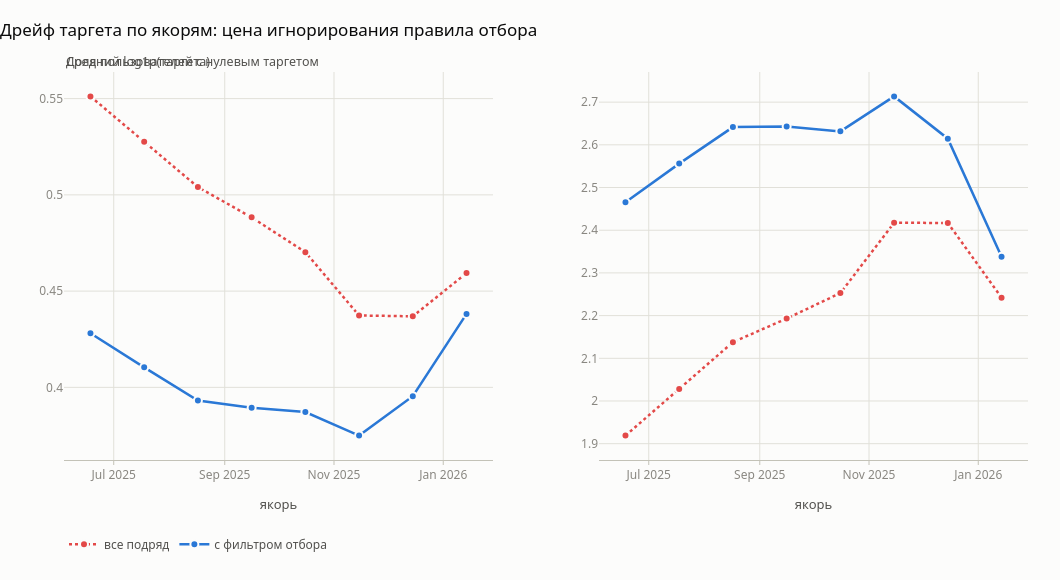

This figure's notebook cell:
### Markdown cell above
## 3.4 Почему это важно и что даёт

На **боевом** якоре фильтр проходят все 250 000 — по построению выборки.
На якоре полугодовой давности — около 72 %.

Значит, если обучаться на всех подряд пользователях исторического якоря, в обучающей
выборке окажется популяция, которой в тесте **физически нет**: люди, давно не заходившие,
у которых таргет почти гарантированно нулевой. Классификатор «купит ли» увидит завышенную
долю нулей, выучит заниженную вероятность покупки и на боевом окне будет систематически
осторожничать. А поскольку RMSLE — метрика калибровки (раздел 1), это прямой проигрыш.

Посмотрим на масштаб: сравним характеристики таргета на каждом якоре для всех
пользователей и для тех, кто прошёл бы отбор.

### Code cell
anchors = list(range(ANCHOR_VAL, 160, -30))[::-1]   # шаг 30 дней назад от валидационного

def drift_row(a, ids=None):
    t = make_target(a)
    if ids is not None:
        t = t.join(pl.DataFrame({"user_id": ids}), on="user_id", how="semi")
    ya = t["y"].to_numpy(); lya = np.log1p(ya)
    return dict(anchor=DAY0 + timedelta(days=a), n=len(ya),
                zero_rate=float((ya == 0).mean()), mean_log1p=float(lya.mean()))

drift = pl.DataFrame([drift_row(a) for a in anchors]).sort("anchor")
drift_sel = pl.DataFrame([drift_row(a, selected_users(a)) for a in anchors]).sort("anchor")

fig = make_subplots(rows=1, cols=2, horizontal_spacing=0.11,
                    subplot_titles=["Доля пользователей с нулевым таргетом",
                                    "Средний log1p(таргета)"])
for cc, col in enumerate(["zero_rate", "mean_log1p"], start=1):
    for dd, nm, slot, dash in [(drift, "все подряд", 7, "dot"),
                               (drift_sel, "с фильтром отбора", 0, None)]:
        fig.add_trace(go.Scatter(x=dd["anchor"].to_list(), y=dd[col].to_numpy(),
                                 mode="lines+markers", name=nm, legendgroup=nm,
                                 showlegend=(cc == 1),
                                 line=dict(color=SERIES[slot], width=2.5, dash=dash),
                                 marker=dict(size=8, line=dict(color=SURFACE, width=2))),
                      row=1, col=cc)
    fig.update_xaxes(title="якорь", row=1, col=cc)
sub_titles(fig)
for a in fig.layout.annotations:
    a.x, a.xanchor = 0, "left"
fig.update_layout(hovermode="x")
show(fig, "Дрейф таргета по якорям: цена игнорирования правила отбора",
     w=1060, h=580)
print(drift_sel)

### Figure 1 — Plotly figure (JSON) as saved in the notebook; plotly's stock layout.template omitted (floating-point values rounded to 4 significant figures)
{"data": [{"legendgroup": "все подряд", "line": {"color": "#e34948", "dash": "dot", "width": 2.5}, "marker": {"line": {"color": "#fcfcfb", "width": 2}, "size": 8}, "mode": "lines+markers", "name": "все подряд", "showlegend": true, "type": "scatter", "x": ["2025-06-18", "2025-07-18", "2025-08-17", "2025-09-16", "2025-10-16", "2025-11-15", "2025-12-15", "2026-01-14"], "xaxis": "x", "y": [0.5512, 0.5276, 0.504, 0.4883, 0.4702, 0.4373, 0.4369, 0.4593], "yaxis": "y"}, {"legendgroup": "с фильтром отбора", "line": {"color": "#2a78d6", "width": 2.5}, "marker": {"line": {"color": "#fcfcfb", "width": 2}, "size": 8}, "mode": "lines+markers", "name": "с фильтром отбора", "showlegend": true, "type": "scatter", "x": ["2025-06-18", "2025-07-18", "2025-08-17", "2025-09-16", "2025-10-16", "2025-11-15", "2025-12-15", "2026-01-14"], "xaxis": "x", "y": [0.4281, 0.4104, 0.3932, 0.3894, 0.3871, 0.3749, 0.3954, 0.4381], "yaxis": "y"}, {"legendgroup": "все подряд", "line": {"color": "#e34948", "dash": "dot", "width": 2.5}, "marker": {"line": {"color": "#fcfcfb", "width": 2}, "size": 8}, "mode": "lines+markers", "name": "все подряд", "showlegend": false, "type": "scatter", "x": ["2025-06-18", "2025-07-18", "2025-08-17", "2025-09-16", "2025-10-16", "2025-11-15", "2025-12-15", "2026-01-14"], "xaxis": "x2", "y": [1.919, 2.028, 2.138, 2.193, 2.253, 2.417, 2.417, 2.242], "yaxis": "y2"}, {"legendgroup": "с фильтром отбора", "line": {"color": "#2a78d6", "width": 2.5}, "marker": {"line": {"color": "#fcfcfb", "width": 2}, "size": 8}, "mode": "lines+markers", "name": "с фильтром отбора", "showlegend": false, "type": "scatter", "x": ["2025-06-18", "2025-07-18", "2025-08-17", "2025-09-16", "2025-10-16", "2025-11-15", "2025-12-15", "2026-01-14"], "xaxis": "x2", "y": [2.466, 2.556, 2.642, 2.643, 2.632, 2.713, 2.614, 2.338], "yaxis": "y2"}], "layout": {"annotations": [{"font": {"color": "#52514e", "size": 12.5}, "showarrow": false, "text": "Доля пользователей с нулевым таргетом", "x": 0, "xanchor": "left", "xref": "paper", "y": 1.0, "yanchor": "bottom", "yref": "paper"}, {"font": {"color": "#52514e", "size": 12.5}, "showarrow": false, "text": "Средний log1p(таргета)", "x": 0, "xanchor": "left", "xref": "paper", "y": 1.0, "yanchor": "bottom", "yref": "paper"}], "autosize": false, "height": 580, "hovermode": "x", "margin": {"t": 72}, "title": {"text": "Дрейф таргета по якорям: цена игнорирования правила отбора"}, "width": 1060, "xaxis": {"anchor": "y", "automargin": true, "domain": [0.0, 0.445], "title": {"text": "якорь"}}, "xaxis2": {"anchor": "y2", "automargin": true, "domain": [0.555, 1.0], "title": {"text": "якорь"}}, "yaxis": {"anchor": "x", "automargin": true, "domain": [0.0, 1.0]}, "yaxis2": {"anchor": "x2", "automargin": true, "domain": [0.0, 1.0]}}}
